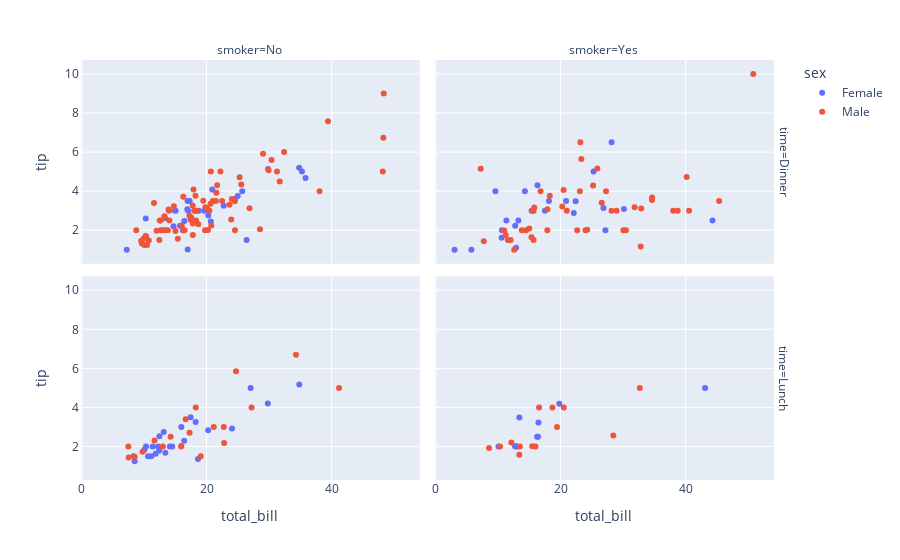

The cell this chart's notebook holds for it:
### Markdown cell above
### The tips dataset

### Code cell
# YOUR CODE HERE
df = px.data.tips()
fig = px.scatter(df, x="total_bill", y="tip", color="sex", facet_col="smoker", facet_row='time')
fig.show()

### Figure 1 — Plotly figure (JSON) as saved in the notebook; plotly's stock layout.template omitted (floating-point values rounded to 4 significant figures)
{"data": [{"hovertemplate": "sex=Female<br>time=Dinner<br>smoker=No<br>total_bill=%{x}<br>tip=%{y}<extra></extra>", "legendgroup": "Female", "marker": {"color": "#636efa", "symbol": "circle"}, "mode": "markers", "name": "Female", "orientation": "v", "showlegend": true, "type": "scatter", "x": [16.99, 24.59, 35.26, 14.83, 10.33, 16.97, 20.29, 15.77, 19.65, 15.06, 20.69, 16.93, 10.29, 34.81, 26.41, 16.45, 17.07, 14.73, 22.75, 20.92, 7.25, 25.71, 17.31, 29.85, 25, 13.39, 16.21, 35.83, 18.78], "xaxis": "x3", "y": [1.01, 3.61, 5, 3.02, 1.67, 3.5, 2.75, 2.23, 3, 3, 2.45, 3.07, 2.6, 5.2, 1.5, 2.47, 3, 2.2, 3.25, 4.08, 1, 4, 3.5, 5.14, 3.75, 2.61, 2, 4.67, 3], "yaxis": "y3"}, {"hovertemplate": "sex=Female<br>time=Dinner<br>smoker=Yes<br>total_bill=%{x}<br>tip=%{y}<extra></extra>", "legendgroup": "Female", "marker": {"color": "#636efa", "symbol": "circle"}, "mode": "markers", "name": "Female", "orientation": "v", "showlegend": false, "type": "scatter", "x": [3.07, 26.86, 25.28, 5.75, 16.32, 11.35, 15.38, 44.3, 22.42, 14.31, 17.51, 10.59, 10.63, 9.6, 20.9, 18.15, 12.76, 13.27, 28.17, 12.9, 30.14, 22.12, 27.18], "xaxis": "x4", "y": [1, 3.14, 5, 1, 4.3, 2.5, 3, 2.5, 3.48, 4, 3, 1.61, 2, 4, 3.5, 3.5, 2.23, 2.5, 6.5, 1.1, 3.09, 2.88, 2], "yaxis": "y4"}, {"hovertemplate": "sex=Female<br>time=Lunch<br>smoker=No<br>total_bill=%{x}<br>tip=%{y}<extra></extra>", "legendgroup": "Female", "marker": {"color": "#636efa", "symbol": "circle"}, "mode": "markers", "name": "Female", "orientation": "v", "showlegend": false, "type": "scatter", "x": [10.07, 34.83, 10.65, 12.43, 24.08, 13.42, 12.48, 29.8, 14.52, 11.38, 20.27, 11.17, 12.26, 18.26, 8.51, 10.33, 14.15, 13.16, 17.47, 27.05, 16.43, 8.35, 18.64, 11.87, 15.98], "xaxis": "x", "y": [1.83, 5.17, 1.5, 1.8, 2.92, 1.68, 2.52, 4.2, 2, 2, 2.83, 1.5, 2, 3.25, 1.25, 2, 2, 2.75, 3.5, 5, 2.3, 1.5, 1.36, 1.63, 3], "yaxis": "y"}, {"hovertemplate": "sex=Female<br>time=Lunch<br>smoker=Yes<br>total_bill=%{x}<br>tip=%{y}<extra></extra>", "legendgroup": "Female", "marker": {"color": "#636efa", "symbol": "circle"}, "mode": "markers", "name": "Female", "orientation": "v", "showlegend": false, "type": "scatter", "x": [19.81, 43.11, 13, 12.74, 13, 16.4, 16.47, 13.42, 16.27, 10.09], "xaxis": "x2", "y": [4.19, 5, 2, 2.01, 2, 2.5, 3.23, 3.48, 2.5, 2], "yaxis": "y2"}, {"hovertemplate": "sex=Male<br>time=Dinner<br>smoker=No<br>total_bill=%{x}<br>tip=%{y}<extra></extra>", "legendgroup": "Male", "marker": {"color": "#EF553B", "symbol": "circle"}, "mode": "markers", "name": "Male", "orientation": "v", "showlegend": true, "type": "scatter", "x": [10.34, 21.01, 23.68, 25.29, 8.77, 26.88, 15.04, 14.78, 10.27, 15.42, 18.43, 21.58, 16.29, 20.65, 17.92, 39.42, 19.82, 17.81, 13.37, 12.69, 21.7, 9.55, 18.35, 17.78, 24.06, 16.31, 18.69, 31.27, 16.04, 17.46, 13.94, 9.68, 30.4, 18.29, 22.23, 32.4, 28.55, 18.04, 12.54, 9.94, 25.56, 19.49, 48.27, 17.59, 20.08, 20.23, 12.02, 10.51, 22.49, 12.46, 18.24, 14, 38.07, 23.95, 29.93, 14.07, 13.13, 17.26, 24.55, 19.77, 48.17, 16.49, 21.5, 12.66, 13.81, 24.52, 20.76, 31.71, 20.69, 48.33, 20.45, 13.28, 11.61, 10.77, 10.07, 29.03, 17.82], "xaxis": "x3", "y": [1.66, 3.5, 3.31, 4.71, 2, 3.12, 1.96, 3.23, 1.71, 1.57, 3, 3.92, 3.71, 3.35, 4.08, 7.58, 3.18, 2.34, 2, 2, 4.3, 1.45, 2.5, 3.27, 3.6, 2, 2.31, 5, 2.24, 2.54, 3.06, 1.32, 5.6, 3, 5, 6, 2.05, 3, 2.5, 1.56, 4.34, 3.51, 6.73, 2.64, 3.15, 2.01, 1.97, 1.25, 3.5, 1.5, 3.76, 3, 4, 2.55, 5.07, 2.5, 2, 2.74, 2, 2, 5, 2, 3.5, 2.5, 2, 3.48, 2.24, 4.5, 5, 9, 3, 2.72, 3.39, 1.47, 1.25, 5.92, 1.75], "yaxis": "y3"}, {"hovertemplate": "sex=Male<br>time=Dinner<br>smoker=Yes<br>total_bill=%{x}<br>tip=%{y}<extra></extra>", "legendgroup": "Male", "marker": {"color": "#EF553B", "symbol": "circle"}, "mode": "markers", "name": "Male", "orientation": "v", "showlegend": false, "type": "scatter", "x": [38.01, 11.24, 20.29, 13.81, 11.02, 18.29, 15.01, 17.92, 28.97, 40.17, 27.28, 12.03, 21.01, 15.36, 20.49, 25.21, 50.81, 15.81, 7.25, 31.85, 16.82, 32.9, 17.89, 14.48, 34.63, 34.65, 23.33, 45.35, 23.17, 40.55, 30.46, 23.1, 15.69, 26.59, 38.73, 24.27, 30.06, 25.89, 28.15, 11.59, 7.74, 24.01, 15.69, 15.53, 12.6, 32.83, 22.67], "xaxis": "x4", "y": [3, 1.76, 3.21, 2, 1.98, 3.76, 2.09, 3.08, 3, 4.73, 4, 1.5, 3, 1.64, 4.06, 4.29, 10, 3.16, 5.15, 3.18, 4, 3.11, 2, 2, 3.55, 3.68, 5.65, 3.5, 6.5, 3, 2, 4, 1.5, 3.41, 3, 2.03, 2, 5.16, 3, 1.5, 1.44, 2, 3, 3, 1, 1.17, 2], "yaxis": "y4"}, {"hovertemplate": "sex=Male<br>time=Lunch<br>smoker=No<br>total_bill=%{x}<br>tip=%{y}<extra></extra>", "legendgroup": "Male", "marker": {"color": "#EF553B", "symbol": "circle"}, "mode": "markers", "name": "Male", "orientation": "v", "showlegend": false, "type": "scatter", "x": [27.2, 22.76, 17.29, 16.66, 15.98, 13.03, 18.28, 24.71, 21.16, 11.69, 14.26, 15.95, 8.52, 22.82, 19.08, 34.3, 41.19, 9.78, 7.51, 7.56], "xaxis": "x", "y": [4, 3, 2.71, 3.4, 2.03, 2, 4, 5.85, 3, 2.31, 2.5, 2, 1.48, 2.18, 1.5, 6.7, 5, 1.73, 2, 1.44], "yaxis": "y"}, {"hovertemplate": "sex=Male<br>time=Lunch<br>smoker=Yes<br>total_bill=%{x}<br>tip=%{y}<extra></extra>", "legendgroup": "Male", "marker": {"color": "#EF553B", "symbol": "circle"}, "mode": "markers", "name": "Male", "orientation": "v", "showlegend": false, "type": "scatter", "x": [19.44, 32.68, 16, 28.44, 15.48, 16.58, 10.34, 13.51, 18.71, 20.53, 12.16, 8.58, 13.42], "xaxis": "x2", "y": [3, 5, 2, 2.56, 2.02, 4, 2, 2, 4, 4, 2.2, 1.92, 1.58], "yaxis": "y2"}], "layout": {"annotations": [{"font": {}, "showarrow": false, "text": "smoker=No", "x": 0.24, "xanchor": "center", "xref": "paper", "y": 1, "yanchor": "bottom", "yref": "paper"}, {"font": {}, "showarrow": false, "text": "smoker=Yes", "x": 0.74, "xanchor": "center", "xref": "paper", "y": 1, "yanchor": "bottom", "yref": "paper"}, {"font": {}, "showarrow": false, "text": "time=Lunch", "textangle": 90, "x": 0.98, "xanchor": "left", "xref": "paper", "y": 0.2425, "yanchor": "middle", "yref": "paper"}, {"font": {}, "showarrow": false, "text": "time=Dinner", "textangle": 90, "x": 0.98, "xanchor": "left", "xref": "paper", "y": 0.7575, "yanchor": "middle", "yref": "paper"}], "legend": {"title": {"text": "sex"}, "tracegroupgap": 0}, "margin": {"t": 60}, "xaxis": {"anchor": "y", "domain": [0, 0.48], "title": {"text": "total_bill"}}, "xaxis2": {"anchor": "y2", "domain": [0.5, 0.98], "matches": "x", "title": {"text": "total_bill"}}, "xaxis3": {"anchor": "y3", "domain": [0, 0.48], "matches": "x", "showticklabels": false}, "xaxis4": {"anchor": "y4", "domain": [0.5, 0.98], "matches": "x", "showticklabels": false}, "yaxis": {"anchor": "x", "domain": [0, 0.485], "title": {"text": "tip"}}, "yaxis2": {"anchor": "x2", "domain": [0, 0.485], "matches": "y", "showticklabels": false}, "yaxis3": {"anchor": "x3", "domain": [0.515, 1], "matches": "y", "title": {"text": "tip"}}, "yaxis4": {"anchor": "x4", "domain": [0.515, 1], "matches": "y", "showticklabels": false}}}
